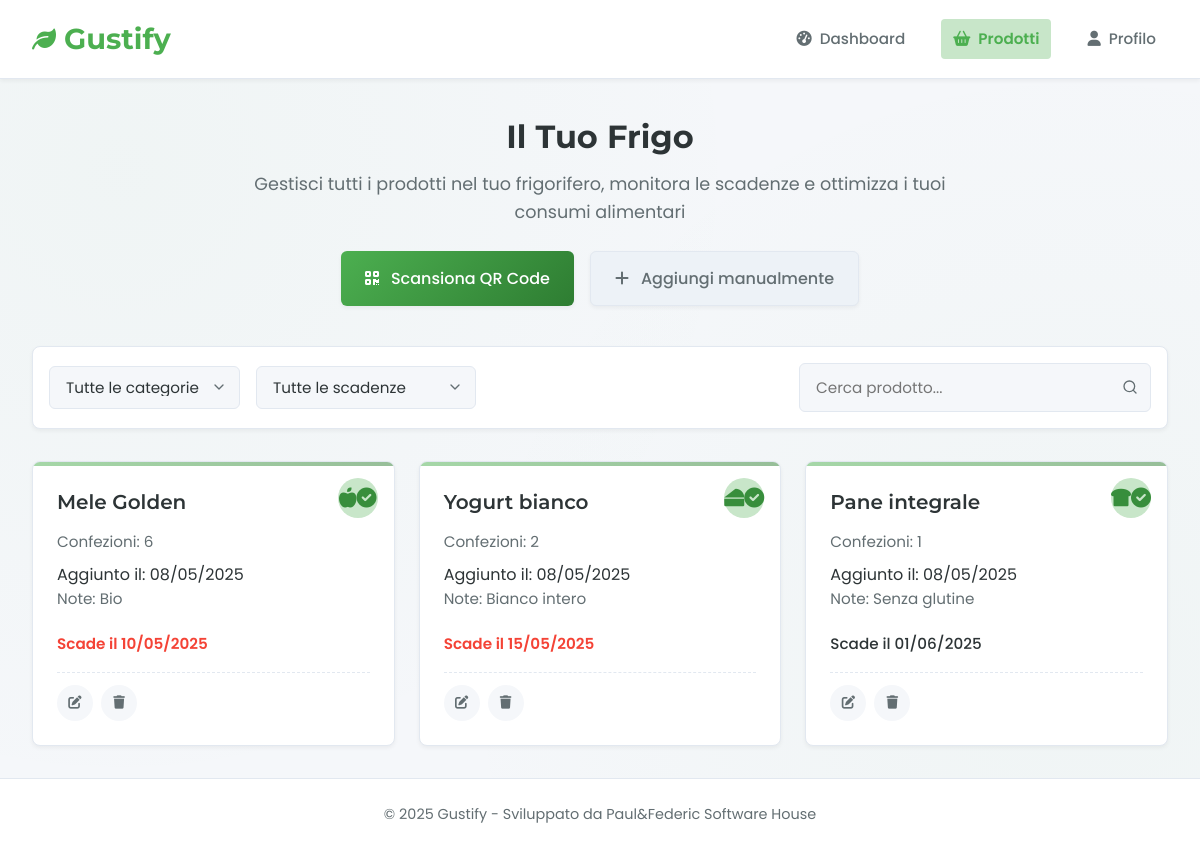
Page /productsList/productsList.php (signed in) on the committed database.
### tables this page shows
CREATE TABLE `frigo` (
  `idrelation` int(11) NOT NULL,
  `prodotto_idprodotto` int(11) NOT NULL,
  `utente_idutente` int(11) NOT NULL,
  `quantita` int(11) NOT NULL,
  `scadenza` date NOT NULL,
  `note` varchar(255) DEFAULT NULL,
  `data_creazione` timestamp NOT NULL DEFAULT current_timestamp()
);

### productsList/productsList.php (the view, shortened to what this page needs)
<?php
    if(isset($_SESSION["email"])){
        include "../utility/database.php";
        $sql = "SELECT
                frigo.idrelation as id,
                COALESCE(pp.des, prodotto.des) as des,
                COALESCE(pp.marca, prodotto.marca) as marca,
                COALESCE(pp.categoria, prodotto.categoria) as categoria,
                frigo.quantita as quantita,
                frigo.scadenza as scadenza,
                frigo.note as note,
                frigo.data_creazione as data_aggiunta,
                prodotto.verified as verified
                FROM frigo
                JOIN prodotto ON frigo.prodotto_idprodotto = prodotto.idprodotto
                LEFT JOIN prodotto_personalizzato pp ON pp.prodotto_idprodotto = prodotto.idprodotto
                                              AND pp.utente_idutente = frigo.utente_idutente
                WHERE frigo.utente_idutente = :idutente
                ORDER BY frigo.scadenza ASC";
        $stmt = $conn->prepare($sql);
        $stmt->bindParam(":idutente", $_SESSION["user_id"]);
        $stmt->execute();
        $products = $stmt->fetchAll();
?>
<!DOCTYPE html>
<html lang="it">
<head>
    <link rel="stylesheet" href="https://cdnjs.cloudflare.com/ajax/libs/font-awesome/6.0.0-beta3/css/all.min.css">
    <link rel="stylesheet" href="productsList.css">
</head>
<body>
    <header>
        <nav>
            <a href="../index.php" class="logo">
                <i class="fas fa-leaf"></i>
                Gustify
            </a>
            <ul class="nav-links">
                <li><a href="../dashboard/dashboard.php"><i class="fas fa-tachometer-alt"></i> Dashboard</a></li>
                <li><a href="productsList.php" class="active"><i class="fas fa-shopping-basket"></i> Prodotti</a></li>
                <li><a href="../profile/profile.php"><i class="fas fa-user"></i> Profilo</a></li>
            </ul>
        </nav>
    </header>
    <div class="container">
        <section class="hero">
            <h1>Il Tuo Frigo</h1>
            <p>Gestisci tutti i prodotti nel tuo frigorifero, monitora le scadenze e ottimizza i tuoi consumi alimentari</p>
            <div id="button-container">
                <button class="scan-btn">
                    <i class="fas fa-qrcode"></i>
                    Scansiona QR Code
                </button>
                <button class="manual-btn" onclick="location.href='../manualAdd/manualAdd.php'">
                    <i class="fas fa-plus"></i>
                    Aggiungi manualmente
                </button>
            </div>
        </section>
        <div class="filter-container">
            <div class="filter-group">
                <select class="filter-select" id="category-filter">
                    <option value="all">Tutte le categorie</option>
                </select>
                <select class="filter-select" id="expiry-filter">
                    <option value="all">Tutte le scadenze</option>
                </select>
            </div>
            <div class="filter-group">
                <input type="text" class="search-box" id="search-product" placeholder="Cerca prodotto...">
            </div>
        </div>
        <?php if (count($products) > 0): ?>
        <div class="product-grid" id="product-grid">
            <?php
                function getExpiryClass($expiryDate) {
                    $today = new DateTime();
                    $expiry = new DateTime($expiryDate);
                    $diff = $today->diff($expiry)->days;
                    if ($expiry < $today) {
                        return 'expiry-critical';
                    } elseif ($diff <= 3) {
                        return 'expiry-critical';
                    } elseif ($diff <= 7) {
                        return 'expiry-soon';
                    } else {
                        return '';
                    }
                }
                function formatDate($dateString) {
                    $date = new DateTime($dateString);
                    return $date->format('d/m/Y');
                }
                function getCategoryIcon($category) {
                    $icons = [
                        'dairy' => 'fa-cheese',
                        'fruit' => 'fa-apple-alt',
                        'vegetable' => 'fa-carrot',
                        'meat' => 'fa-drumstick-bite',
                        'fish' => 'fa-fish',
                        'bakery' => 'fa-bread-slice',
                        'beverage' => 'fa-wine-bottle',
                        'snack' => 'fa-cookie',
                        'cereal' => 'fa-wheat-awn',
                        'other' => 'fa-shopping-basket'
                    ];
                    return isset($icons[$category]) ? $icons[$category] : 'fa-shopping-basket';
                }
                foreach ($products as $product):
                    $expiryClass = getExpiryClass($product['scadenza']);
                    $categoryIcon = getCategoryIcon($product['categoria']);
                    $verifiedClass = isset($product['verified']) && $product['verified'] ? 'verified-product' : '';
                    $addedDate = isset($product['data_aggiunta']) ?
                                 (new DateTime($product['data_aggiunta']))->format('d/m/Y') : 'N/D';
            ?>
            <div class="product-card <?php echo $verifiedClass; ?>" data-category="<?php echo htmlspecialchars($product['categoria']); ?>" data-expiry="<?php echo $expiryClass; ?>">
                <div class="product-category">
                    <i class="fas <?php echo $categoryIcon; ?>"></i>
                    <?php if (isset($product['verified']) && $product['verified']): ?>
                        <span class="verified-badge" title="Prodotto verificato"><i class="fas fa-check-circle"></i></span>
                    <?php endif; ?>
                </div>
                <h3 class="product-title"><?php echo htmlspecialchars($product['des']); ?></h3>
                <div class="product-quantity">
                    Confezioni: <?php echo htmlspecialchars($product['quantita']); ?>
                </div>
                <div class="product-added-date">
                    Aggiunto il: <?php echo $addedDate; ?>
                </div>
                <?php
                    if (!empty($product["note"])) {
                        $notes = htmlspecialchars($product['note']);
                        $maxLength = 70;
                        if (strlen($notes) > $maxLength) {
                            $shortNotes = substr($notes, 0, $maxLength) . '...';
                            echo "<div class='product-notes' title='" . $notes . "'>
                                    <span>Note: </span>
                                    <span class='note-content truncated'>" . $shortNotes . "</span>
                                    <span class='note-toggle' onclick='toggleNote(this)'>Leggi tutto</span>
                                    <span class='note-full' style='display:none'>" . $notes . "</span>
                                </div>";
                        } else {
                            echo "<div class='product-notes'>
                                    <span>Note: </span>
                                    <span class='note-content'>" . $notes . "</span>
                                </div>";
                        }
                    }
                ?>
                <div class="product-expiry <?php echo $expiryClass; ?>">
                    Scade il <?php echo formatDate($product['scadenza']); ?>
                </div>
                <div class="product-actions">
                    <button class="edit-btn" title="Modifica prodotto" onclick="editProduct(<?php echo $product['id']; ?>)">
                        <i class="fas fa-edit"></i>
                    </button>
                    <button class="delete-btn" title="Elimina prodotto" onclick="deleteProduct(<?php echo $product['id']; ?>)">
                        <i class="fas fa-trash"></i>
                    </button>
                </div>
            </div>
            <?php endforeach; ?>
        </div>
        <?php endif; ?>
    </div>
    <footer>
        <p>&copy; 2025 Gustify - Sviluppato da Paul&Federic Software House</p>
    </footer>
</body>
</html>
<?php
    } else {
        header("Location: /login.html");
    }
?>

### rows in the picture
frigo: des "Mele Golden", quantita "6", data_creazione "08/05/2025", note "Bio", scadenza "10/05/2025"
frigo: des "Yogurt bianco", quantita "2", data_creazione "08/05/2025", note "Bianco intero", scadenza "15/05/2025"
frigo: des "Pane integrale", quantita "1", data_creazione "08/05/2025", note "Senza glutine", scadenza "01/06/2025"
